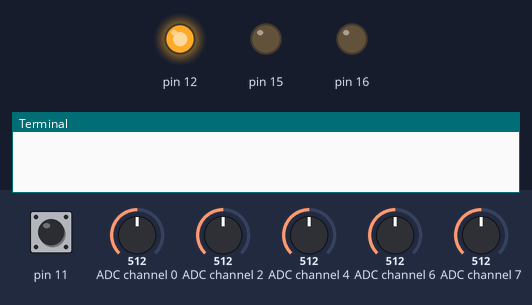
The program below on a simulated Raspberry Pi (header pin numbers). On the bench: output pins drawn as LEDs (lit = HIGH), the last lines printed to the terminal. The test bench sets the inputs (shaded band); at power-on: pin 11 HIGH, ADC channel 0 = 512, ADC channel 2 = 512, ADC channel 4 = 512, ADC channel 6 = 512, ADC channel 7 = 512 (analog values on the 0–1023 scale).

Above: at 5.0 s.
5.1 s: pin 11 pulled LOW for 0.15 s
At 6.0 s:
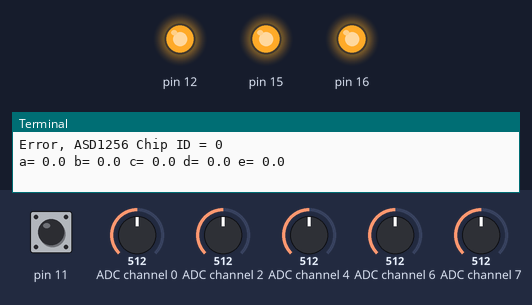
Timing chart, 0 to 8.1 s (numbered marks = the images above; inputs shaded):
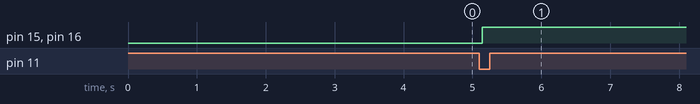

Measured:
- after the input at 5.1 s, pin 15: LOW → HIGH at once; pin 16: LOW → HIGH after 0.05 s

The program:

test.py
```python
import HighPrecision_ADDA as converter
import time
import math
import threading
import RPi.GPIO as GPIO

conv = converter.AD_DA()

while True:
    b = conv.ReadChannel(3, conv.data_format.voltage)
    a = conv.ReadChannel(4, conv.data_format.voltage)
    c = conv.ReadChannel(5, conv.data_format.voltage)
    d = conv.ReadChannel(6, conv.data_format.voltage)
    e = conv.ReadChannel(7, conv.data_format.voltage)
    a = float(a)
    b = float(b)
    c = float(c)
    d = float(d)
    e = float(e)
    a = round(a, 2)
    b = round(b, 2)
    c = round(c, 2)
    d = round(d, 2)
    e = round(e, 2)

    conv.SET_DAC0(2500, conv.data_format.voltage)
    conv.SET_DAC1(1600, conv.data_format.voltage)

    print("a=",a, "b=",b,"c=",c,"d=",d, "e=",e)

    time.sleep(0.2)
```

HighPrecision_ADDA.py
```python
#! /usr/bin/env python

import time
import spidev
import RPi.GPIO as GPIO
from enum import IntEnum

class AD_DA:
    class data_format(IntEnum):
        voltage = 0
        bits_8 = 1
        bits_16 = 2
    def __init__(self):
        self._spi = spidev.SpiDev()
        self._spi.open(0, 0)
        self._spi.mode = 0b01  # important
        self._spi.bits_per_word = 8
        self._spi.max_speed_hz = 30000
        GPIO.setmode(GPIO.BOARD)
        GPIO.setwarnings(False)
        GPIO.setup(15, GPIO.OUT)  # CS AD
        GPIO.setup(16, GPIO.OUT)  # CS DA
        GPIO.setup(11, GPIO.IN, pull_up_down=GPIO.PUD_UP)  # DRDY
        GPIO.setup(12, GPIO.OUT)  # RST
        self._RST_1()
        self._start_adc()

 ####### ADS1256 ############################ADC

    def _start_adc(self):
        id = self._ReadChipID()
        if (id != 3):
            print "Error, ASD1256 Chip ID =", id
        else:
            print "Ok, ASD1256 Chip ID =", id
        self._CfgADC(self._GAIN.GAIN_1, self._DRATE_E.SPS_100)  # drate 15

    class _GAIN(IntEnum):
        GAIN_1 = 0
        GAIN_2 = 1
        GAIN_4 = 2
        GAIN_8 = 3
        GAIN_16 = 4
        GAIN_32 = 5
        GAIN_64 = 6

    class _CMD(IntEnum):
        WAKEUP = 0x00
        RDATA = 0x01
        RDATAC = 0x03
        SDATAC = 0x0F
        RREG = 0x10
        WREG = 0x50
        SELFCAL = 0xF0
        SELFOCAL = 0xF1
        SELFGCAL = 0xF2
        SYSOCAL = 0xF3
        SYSGCAL = 0xF4
        SYNC = 0xFC
        STANDBY = 0xFD
        RESET = 0xFE

    class _REG(IntEnum):
        STATUS = 0
        MUX = 1
        ADCON = 2
        DRATE = 3
        IO = 4
        OFC0 = 5
        OFC1 = 6
        OFC2 = 7
        FSC0 = 8
        FSC1 = 9
        FSC2 = 10

    class _DRATE_E(IntEnum):
        SPS_30000 = 0xF0
        SPS_15000 = 0xE0
        SPS_7500 = 0xD0
        SPS_3750 = 0xC0
        SPS_2000 = 0xB0
        SPS_1000 = 0xA1
        SPS_500 = 0x92
        SPS_100 = 0x82
        SPS_60 = 0x72
        SPS_50 = 0x63
        SPS_30 = 0x53
        SPS_25 = 0x43
        SPS_15 = 0x33
        SPS_10 = 0x20
        SPS_5 = 0x13
        SPS_2d5 = 0x03

    def _WriteReg(self,RegID, RegValue):
        self._CS_ADC_0()
        self._Send8Bit(self._CMD.WREG | RegID)
        self._Send8Bit(0x00)
        self._Send8Bit(RegValue)
        self._CS_ADC_1()

    def _CS_DAC_1(self):    #DAC
        GPIO.output(16, GPIO.HIGH)

    def _CS_DAC_0(self):
        GPIO.output(16, GPIO.LOW)

    def _CS_ADC_0(self):
        GPIO.output(15, GPIO.LOW)

    def _CS_ADC_1(self):
        GPIO.output(15, GPIO.HIGH)

    def _RST_0(self):
        GPIO.output(12, GPIO.LOW)

    def _RST_1(self):
        GPIO.output(12, GPIO.HIGH)

    def _WriteCmd(self,cmd):
        self._CS_ADC_0()
        self._Send8Bit(cmd)
        self._CS_ADC_1()

    def _ReadChipID(self):
        self._WaitDRDY()
        id = self._ReadReg(self._REG.STATUS)
        return (id[0] >> 4)

    def _DelayDATA(self):
        time.sleep(0.00001)  # default(10us)	/* The minimum time delay 6.5us */

    def _ReadReg(self,RegID):
        self._CS_ADC_0()
        self._Send8Bit(0x10 | RegID)  # RegID
        self._Send8Bit(0x00)
        self._DelayDATA()
        read = self._Receive8Bit(1)
        self._CS_ADC_1()
        return read

    def _Send8Bit(self,data):
        time.sleep(0.0001)
        self._spi.xfer2([data])

    def _Receive8Bit(self,bytes):
        read = self._spi.readbytes(bytes)
        return read

    def _ReadData(self):
        self._CS_ADC_0()
        self._Send8Bit(self._CMD.RDATA)
        self._DelayDATA()
        buf = self._Receive8Bit(3)
        read = (buf[0] << 16) & 0x00FF0000
        read |= (buf[1] << 8)
        read |= buf[2]
        self._CS_ADC_1()
        if (read & 0x800000):
            read |= 0xFF000000
        return read #/ 1670

    def _SetChannel(self,ch):
        if (ch > 7):
            print "Max channel up to 7"
            return
        self._WriteReg(self._REG.MUX, (ch << 4) | (1 << 3))
        time.sleep(0.005)

    def ReadChannel(self,ch,format):
        D = self._WaitDRDY()
        if D==0:
            Data = self._LoadChannel(ch)
            if format == 0: #voltage
                Data = int(Data / 1677.72)
            if format ==1: # 8bits
                Data = int(Data / 32767.5)
            if format ==2: #16bits
                Data = int(Data / 127)
            return Data
        print "DRDY not available"
        return 0


    def _LoadChannel(self,ch):
        self._SetChannel(ch)
        time.sleep(0.00005)  # bsp_DelayUS(5)
        self._WriteCmd(self._CMD.SYNC)
        time.sleep(0.00005)  # bsp_DelayUS(5)
        self._WriteCmd(self._CMD.WAKEUP)
        time.sleep(0.00005)  # bsp_DelayUS(25)
        return self._ReadData()

    def _WaitDRDY(self):
        for i in range(40000):
            if (GPIO.input(11) == 0):
                return 0
            if (i >= 39999):
                print("ADS1256_WaitDRDY() Time Out ...")
                self._RST_0()
                time.sleep(0.01)
                self._RST_1()
                return 1

    def _CfgADC(self,gain, drate):
        if (self._WaitDRDY()):
            buf0 = (0 << 3) | (1 << 2) | (0 << 1)
            buf1 = 0x08
            buf2 = (0 << 5) | (0 << 3) | (gain << 0)
            buf3 = drate  # DRATE_10SPS
            self._CS_ADC_0()
            self._Send8Bit(0x50 | 0)
            self._Send8Bit(0x03)
            self._Send8Bit(buf0)
            self._Send8Bit(buf1)
            self._Send8Bit(buf2)
            self._Send8Bit(buf3)
            self._CS_ADC_1()
            time.sleep(0.05)

###################################DAC8552 (DAC)##############################

    def SET_DAC0(self,Data,format):
        if format==0:
            Data = int(Data * 13.1)
        if format==1:
            Data = Data * 257
        MSB = (Data >> 8)
        LSB = (Data & 0xff)
        self._CS_DAC_0()
        self._spi.writebytes([0x10]) #0x10
        self._spi.writebytes([MSB])
        self._spi.writebytes([LSB])
        self._CS_DAC_1()
        time.sleep(0.001)


    def SET_DAC1(self,Data,format):
        if format==0:
            Data = int(Data * 13.1)
        if format==1:
            Data = Data * 257
        MSB = (Data >> 8)
        LSB = (Data & 0xff)
        self._CS_DAC_0()
        self._spi.xfer([0x24])    #0x24
        self._spi.xfer([MSB])
        self._spi.xfer([LSB])
        self._CS_DAC_1()
        time.sleep(0.001)
```
